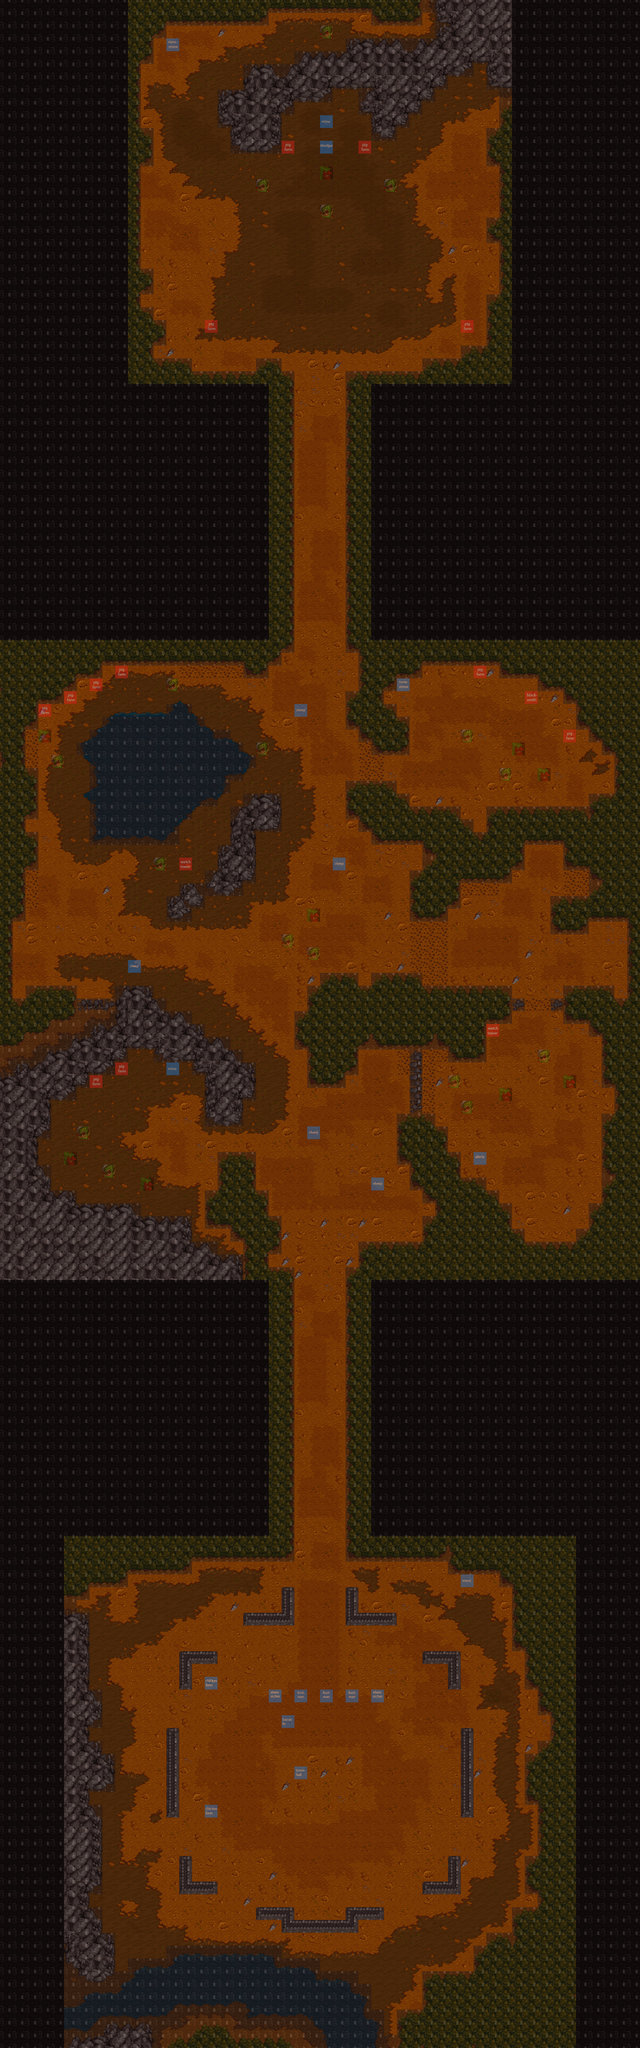

A 2D game scene composited from a Tiled map and its tileset images. What follows is a short description and the map's XML, with each tile layer's data collapsed to a summary:
An orthogonal 50x160 tile map with 32x32 px tiles, 3 tile layers (Capa de Patrones 1, logic, Navigation), 2 tilesets.

<map version="1.0" tiledversion="1.1.4" orientation="orthogonal" renderorder="right-down" width="50" height="160" tilewidth="32" tileheight="32" infinite="0" nextobjectid="1">
 <tileset firstgid="1" name="Wasteland" tilewidth="32" tileheight="32" spacing="1" tilecount="380" columns="19">
  <image source="summerTiles.png" width="626" height="659" />
  <terraintypes>
   <terrain name="Ground" tile="-1" />
   <terrain name="DarkGorund" tile="-1" />
   <terrain name="Water" tile="-1" />
   <terrain name="Forest" tile="-1" />
   <terrain name="Wall" tile="-1" />
   <terrain name="Rocks" tile="-1" />
   <terrain name="Ground2" tile="-1" />
   <terrain name="DarkGround2" tile="-1" />
  </terraintypes>
  <tile id="102" terrain="0,3,0,0" />
  <tile id="103" terrain="0,3,0,3" />
  <tile id="105" terrain="0,3,3,3" />
  <tile id="106" terrain="0,0,3,3" />
  <tile id="107" terrain="0,0,3,0" />
  <tile id="108" terrain="3,0,3,3" />
  <tile id="109" terrain="3,0,3,0" />
  <tile id="110" terrain="3,0,0,0" />
  <tile id="111" terrain="3,3,3,0" />
  <tile id="112" terrain="3,3,0,3" />
  <tile id="116" terrain="3,0,3,0" />
  <tile id="124" terrain="3,3,0,0" />
  <tile id="125" terrain="3,3,3,3" />
  <tile id="127" terrain="0,3,0,0" />
  <tile id="128" terrain="0,3,0,3" />
  <tile id="129" terrain="0,0,0,3" />
  <tile id="130" terrain="0,0,3,3" />
  <tile id="131" terrain="0,0,3,0" />
  <tile id="135" terrain="3,3,0,3" />
  <tile id="136" terrain="3,3,0,0" />
  <tile id="137" terrain="3,3,3,3" />
  <tile id="138" terrain="3,3,3,3" />
  <tile id="139" terrain="1,5,1,1" />
  <tile id="140" terrain="1,5,1,5" />
  <tile id="141" terrain="1,1,1,5" />
  <tile id="142" terrain="1,5,5,5" />
  <tile id="143" terrain="1,1,5,5" />
  <tile id="144" terrain="1,1,5,1" />
  <tile id="145" terrain="5,1,5,5" />
  <tile id="146" terrain="5,1,5,1" />
  <tile id="147" terrain="5,1,1,1" />
  <tile id="148" terrain="5,5,5,1" />
  <tile id="149" terrain="5,5,1,5" />
  <tile id="150" terrain="5,5,1,5" />
  <tile id="151" terrain="5,5,5," />
  <tile id="153" terrain="5,1,5,1" />
  <tile id="161" terrain="5,5,1,1" />
  <tile id="164" terrain="1,5,1,1" />
  <tile id="165" terrain="1,5,1,5" />
  <tile id="166" terrain="1,1,1,5" />
  <tile id="167" terrain="1,1,5,5" />
  <tile id="168" terrain="1,1,5,1" />
  <tile id="169" terrain="5,1,5,1" />
  <tile id="170" terrain="5,1,1,1" />
  <tile id="171" terrain="5,1,1,5" />
  <tile id="172" terrain="1,5,5,1" />
  <tile id="173" terrain="5,5,1,1" />
  <tile id="174" terrain="5,5,5,5" />
  <tile id="175" terrain="5,5,5,5" />
  <tile id="176" terrain="5,5,5,5" />
  <tile id="177" terrain="7,1,1,1" />
  <tile id="178" terrain="1,7,1,1" />
  <tile id="179" terrain="7,7,1,1" />
  <tile id="180" terrain="7,7,1,1" />
  <tile id="181" terrain="7,7,1,1" />
  <tile id="183" terrain="7,1,7,7" />
  <tile id="184" terrain="7,1,7,1" />
  <tile id="185" terrain="7,1,7,1" />
  <tile id="187" terrain="1,1,7,1" />
  <tile id="188" terrain="7,1,1,1" />
  <tile id="189" terrain="1,1,1,7" />
  <tile id="193" terrain="1,7,1,7" />
  <tile id="194" terrain="1,7,1,7" />
  <tile id="195" terrain="7,7,1,7" />
  <tile id="196" terrain="1,1,7,7" />
  <tile id="198" terrain="1,1,7,7" />
  <tile id="199" terrain="7,1,7,7" />
  <tile id="200" terrain="1,7,7,7" />
  <tile id="201" terrain="2,1,1,1" />
  <tile id="202" terrain="2,1,1,1" />
  <tile id="203" terrain="1,2,1,1" />
  <tile id="204" terrain="1,2,1,1" />
  <tile id="205" terrain="2,2,1,1" />
  <tile id="206" terrain="2,2,1,1" />
  <tile id="207" terrain="2,2,1,1" />
  <tile id="208" terrain="1,1,2,1" />
  <tile id="209" terrain="1,1,2,1" />
  <tile id="210" terrain="2,1,2,1" />
  <tile id="211" terrain="2,1,2,1" />
  <tile id="212" terrain="2,1,2,1" />
  <tile id="213" terrain="1,2,2,1" />
  <tile id="214" terrain="2,2,2,1" />
  <tile id="215" terrain="2,2,2,1" />
  <tile id="216" terrain="1,1,1,2" />
  <tile id="217" terrain="1,1,1,2" />
  <tile id="218" terrain="2,1,1,2" />
  <tile id="219" terrain="1,2,1,2" />
  <tile id="220" terrain="1,2,1,2" />
  <tile id="221" terrain="1,2,1,2" />
  <tile id="222" terrain="2,2,1,2" />
  <tile id="223" terrain="2,2,1,2" />
  <tile id="224" terrain="1,1,2,2" />
  <tile id="225" terrain="1,1,2,2" />
  <tile id="226" terrain="1,1,2,2" />
  <tile id="227" terrain="2,1,2,2" />
  <tile id="228" terrain="2,1,2,2" />
  <tile id="229" terrain="1,2,2,2" />
  <tile id="230" terrain="1,2,2,2" />
  <tile id="231" terrain="1,2,2,1" />
  <tile id="232" terrain="2,1,1,2" />
  <tile id="233" terrain="6,0,0,0" />
  <tile id="234" terrain="6,6,0,0" />
  <tile id="235" terrain="0,6,0,0" />
  <tile id="237" terrain="6,6,0,0" />
  <tile id="238" terrain="6,6,0,0" />
  <tile id="239" terrain="6,6,0,0" />
  <tile id="240" terrain="0,0,6,0" />
  <tile id="241" terrain="0,0,6,0" />
  <tile id="243" terrain="6,0,6,0" />
  <tile id="247" terrain="6,6,6,0" />
  <tile id="249" terrain="0,0,0,6" />
  <tile id="251" terrain="6,6,0,6" />
  <tile id="252" terrain="0,6,0,6" />
  <tile id="254" terrain="0,6,0,6" />
  <tile id="255" terrain="6,0,6,6" />
  <tile id="256" terrain="0,0,6,6" />
  <tile id="257" terrain="0,0,6,6" />
  <tile id="258" terrain="0,0,6,6" />
  <tile id="259" terrain="6,0,6,6" />
  <tile id="260" terrain="0,6,6,6" />
  <tile id="261" terrain="6,6,6,6" />
  <tile id="263" terrain="6,6,6,6" />
  <tile id="264" terrain="1,0,0,0" />
  <tile id="265" terrain="1,0,0,0" />
  <tile id="266" terrain="0,1,0,0" />
  <tile id="267" terrain="0,1,0,0" />
  <tile id="268" terrain="1,1,0,0" />
  <tile id="269" terrain="1,1,0,0" />
  <tile id="270" terrain="1,1,0,0" />
  <tile id="271" terrain="0,0,1,0" />
  <tile id="272" terrain="0,0,1,0" />
  <tile id="273" terrain="1,0,1,0" />
  <tile id="274" terrain="1,0,1,0" />
  <tile id="275" terrain="1,0,1,0" />
  <tile id="276" terrain="0,1,1,0" />
  <tile id="277" terrain="0,1,1,0" />
  <tile id="278" terrain="1,1,1,0" />
  <tile id="279" terrain="1,1,1,0" />
  <tile id="280" terrain="0,0,0,1" />
  <tile id="281" terrain="0,0,0,1" />
  <tile id="282" terrain="1,0,0,1" />
  <tile id="283" terrain="1,0,0,1" />
  <tile id="284" terrain="0,1,0,1" />
  <tile id="285" terrain="0,1,0,1" />
  <tile id="286" terrain="0,1,0,1" />
  <tile id="287" terrain="1,1,0,1" />
  <tile id="288" terrain="1,1,0,1" />
  <tile id="289" terrain="0,0,1,1" />
  <tile id="290" terrain="0,0,1,1" />
  <tile id="291" terrain="0,0,1,1" />
  <tile id="292" terrain="1,0,1,1" />
  <tile id="293" terrain="1,0,1,1" />
  <tile id="294" terrain="0,1,1,1" />
  <tile id="295" terrain="0,1,1,1" />
  <tile id="296" terrain="2,2,2,2" />
  <tile id="297" terrain="2,2,2,2" />
  <tile id="298" terrain="2,2,2,2" />
  <tile id="299" terrain="2,2,2,2" />
  <tile id="300" terrain="2,2,2,2" />
  <tile id="301" terrain="2,2,2,2" />
  <tile id="302" terrain="2,2,2,2" />
  <tile id="303" terrain="2,2,2,2" />
  <tile id="304" terrain="2,2,2,2" />
  <tile id="305" terrain="2,2,2,2" />
  <tile id="306" terrain="2,2,2,2" />
  <tile id="307" terrain="2,2,2,2" />
  <tile id="308" terrain="2,2,2,2" />
  <tile id="309" terrain="2,2,2,2" />
  <tile id="310" terrain="2,2,2,2" />
  <tile id="311" terrain="2,2,2,2" />
  <tile id="312" terrain="2,2,2,2" />
  <tile id="313" terrain="2,2,2,2" />
  <tile id="314" terrain="2,2,2,2" />
  <tile id="315" terrain="2,2,2,2" />
  <tile id="316" terrain="2,2,2,2" />
  <tile id="317" terrain="2,2,2,2" />
  <tile id="318" terrain="2,2,2,2" />
  <tile id="319" terrain="2,2,2,2" />
  <tile id="320" terrain="2,2,2,2" />
  <tile id="321" terrain="2,2,2,2" />
  <tile id="322" terrain="2,2,2,2" />
  <tile id="323" terrain="2,2,2,2" />
  <tile id="324" terrain="2,2,2,2" />
  <tile id="325" terrain="2,2,2,2" />
  <tile id="326" terrain="2,2,2,2" />
  <tile id="327" terrain="2,2,2,2" />
  <tile id="328" terrain="2,2,2,2" />
  <tile id="329" terrain="2,2,2,2" />
  <tile id="330" terrain="1,1,1,1" />
  <tile id="331" terrain="1,1,1,1" />
  <tile id="332" terrain="1,1,1,1" />
  <tile id="333" terrain="1,1,1,1" />
  <tile id="334" terrain="1,1,1,1" />
  <tile id="335" terrain="1,1,1,1" />
  <tile id="336" terrain="1,1,1,1" />
  <tile id="337" terrain="1,1,1,1" />
  <tile id="338" terrain="1,1,1,1" />
  <tile id="339" terrain="7,7,7,7" />
  <tile id="340" terrain="7,7,7,7" />
  <tile id="341" terrain="7,7,7,7" />
  <tile id="342" terrain="7,7,7,7" />
  <tile id="344" terrain="7,7,7,7" />
  <tile id="345" terrain="7,7,7,7" />
  <tile id="346" terrain="0,0,0,0" />
  <tile id="347" terrain="0,0,0,0" />
  <tile id="348" terrain="0,0,0,0" />
  <tile id="349" terrain="0,0,0,0" />
  <tile id="350" terrain="0,0,0,0" />
  <tile id="351" terrain="0,0,0,0" />
  <tile id="352" terrain="0,0,0,0" />
  <tile id="353" terrain="0,0,0,0" />
  <tile id="354" terrain="0,0,0,0" />
  <tile id="355" terrain="0,0,0,0" />
  <tile id="356" terrain="0,0,0,0" />
  <tile id="357" terrain="0,0,0,0" />
  <tile id="358" terrain="0,0,0,0" />
  <tile id="359" terrain="0,0,0,0" />
  <tile id="360" terrain="0,0,0,0" />
  <tile id="362" terrain="6,6,6,6" />
 </tileset>
 <tileset firstgid="381" name="logic" tilewidth="32" tileheight="32" tilecount="30" columns="5">
  <image source="logic.png" width="160" height="192" />
 </tileset>
 <layer name="Capa de Patrones 1" width="50" height="160">
  <properties>
   <property name="Draw" type="bool" value="true" />
  </properties>
  <data>[8000 cells, 5320 non-empty, 236 distinct tile ids]</data>
 </layer>
 <layer name="logic" width="50" height="160" opacity="0.4">
  <properties>
   <property name="logic" type="bool" value="true" />
  </properties>
  <data>[8000 cells, 62 non-empty, 15 distinct tile ids]</data>
 </layer>
 <layer name="Navigation" width="50" height="160" opacity="0.48">
  <properties>
   <property name="Navigation" type="bool" value="true" />
  </properties>
  <data>[8000 cells, 4857 non-empty, 1 distinct tile ids]</data>
 </layer>
</map>
